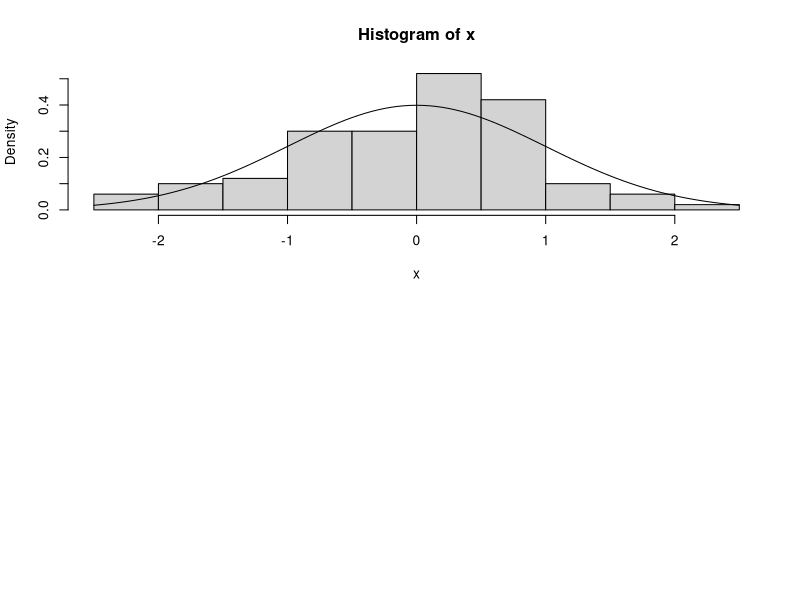

This chart was generated by the following R code:
# 1. Изучить метод  построения гистограммы. Изучили.
# 2. Построить гистограмму и эмпирическую функцию распределения непрерывных случайных величин.

# Случайные величины в нормальном распределении
layout(matrix(c(1,1,2,3), 2, 2, byrow = TRUE))

x <- rnorm(100,0,1)
x <- rnorm(100)
hist(x, freq = FALSE)
curve(dnorm(x), add = TRUE)
